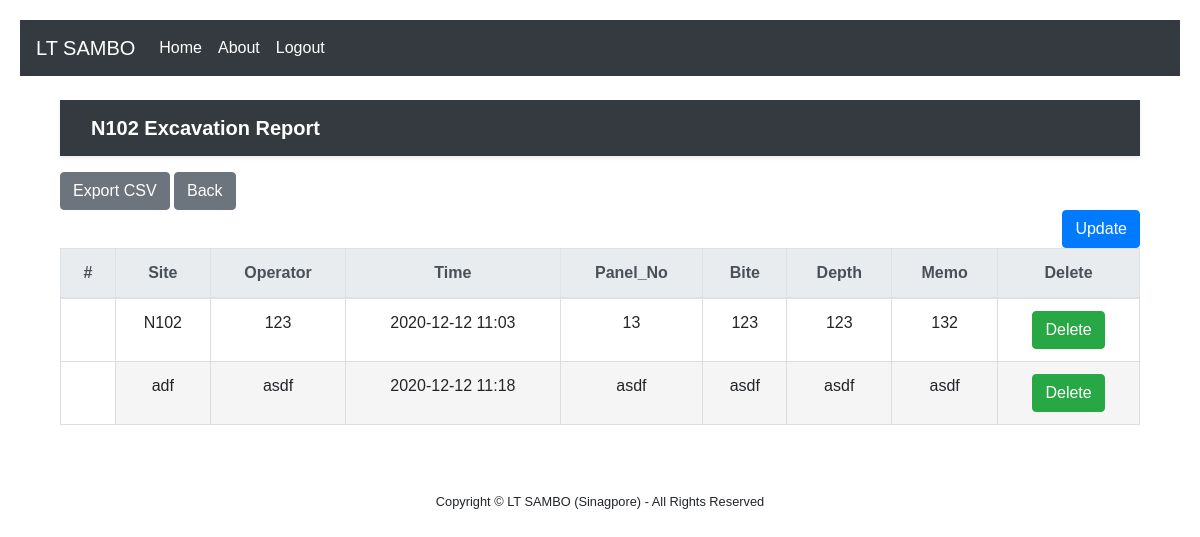
The page /N102/ (signed in) on the database as committed earlier.
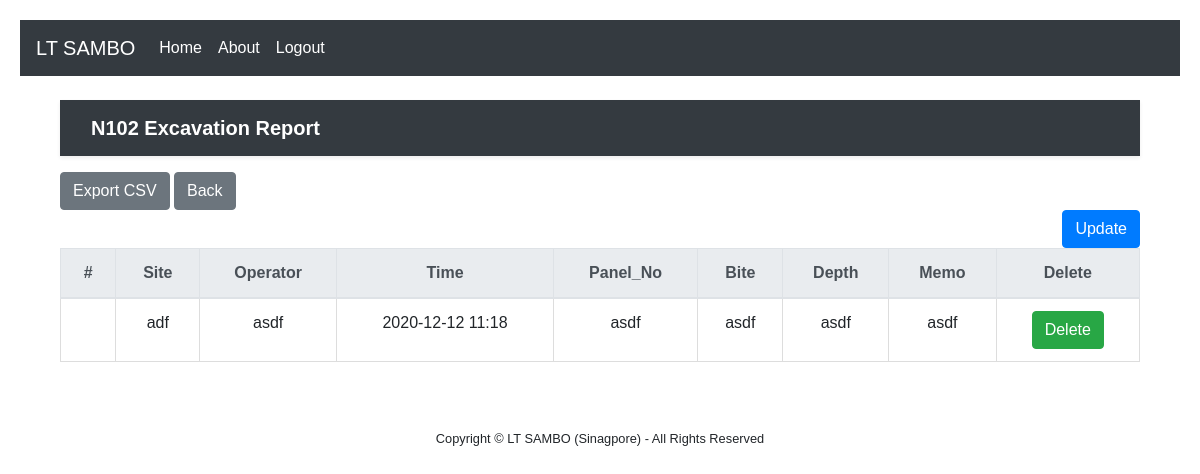
The same page on the database as committed later.
### pages/models.py (models this page shows)
class Board(models.Model):
    Site = models.CharField(max_length=10, null=False)
    Operator = models.CharField(max_length=10, null=False)
    Panel_No = models.CharField(max_length=20, null=False)
    Bite = models.CharField(max_length=20, null=False)
    Depth = models.CharField(max_length=20, null=False)
    Memo = models.CharField(max_length=30, null=False)
    created_date = models.DateTimeField(auto_now_add=True)
    modified_date = models.DateTimeField(auto_now=True)

### pages/views.py (the view)
# urls.py: path('N102/',views.Site_N102, name='N102'),
def Site_N102(request):
    boards = {'boards': Board.objects.all()}
    return render(request, 'N102.html', boards)

### pages/templates/N102.html (shortened to what this page needs)
{% extends 'base.html' %}
{% block content %}
{% if user.is_authenticated %}
{% load static %}
<div class ="container">
<!DOCTYPE html>
<html lang="ko">
<head>
    <link rel="stylesheet" href="{% static 'bootstrap/css/style.css' %}" >
</head>
<body>
<header>
    <div class="navbar navbar-dark bg-dark shadow-sm mb-3">
        <div class="container d-flex justify-content-between">
            <a href="/" class="navbar-brand d-flex align-items-center">
                <strong>N102 Excavation Report</strong>
            </a>
        </div>
    </div>
</header>
<div class="responsive-container">
    <a href="{% url 'export-n102-csv' %}" class="btn btn-secondary">Export CSV</a>
    <a class="btn btn-secondary" href="{% url 'home' %}" role="button">Back</a>
    <div class="row">
        <div class="col-auto mr-auto"></div>
        <div class="col-auto">
            <a class="btn btn-primary" href="/post_n102" role="button">Update</a>
        </div>
    </div>
    <table class="table">
        <thead class="thead-light">
        <tr class="text-center">
            <th scope="col">#</th>
            <th scope="col">Site</th>
            <th scope="col">Operator</th>
            <th scope="col">Time</th>
            <th scope="col">Panel_No</th>
            <th scope="col">Bite</th>
            <th scope="col">Depth</th>
            <th scope="col">Memo</th>
            <th scope="col">Delete</th>
        </tr>
        </thead>
        <tbody>
        {% for board in boards %}
        <tr class="text-center">
            <th scope="row">
            </th>
            <td data-label="Site">
                <span>{{ board.Site }}</span>
            </td>
            <td data-label="Operator">
                <span>{{ board.Operator }}</span>
            </td>
             <td data-label="Time">
                <span>{{ board.created_date | date:"Y-m-d h:i" }}</span>
            </td>
            <td data-label="Panel_No">
                <span>{{ board.Panel_No }}</span>
            </td>
            <td data-label="Bite_No">
                <span>{{ board.Bite }}</span>
            </td>
            <td data-label="Depth">
                <span>{{ board.Depth }}</span>
            </td>
            <td data-label="Memo">
                <span>{{ board.Memo }}</span>
            </td>
            <td>
                <a href="/delete_N102/{{ board.id }}"><span class="btn btn-success"  >Delete</span></a>
            </td>
        </tr>
        {% endfor %}
        </tbody>
    </table>
</div>
</body>
</html>
{% else %}
Login first!
{% endif %}
{% endblock %}

### pages/templates/base.html (shortened to what this page needs)
<!doctype html>
<html lang="en">
{% load static %}
  <head>
    <link rel="stylesheet" href="https://cdn.jsdelivr.net/npm/bootstrap@4.5.3/dist/css/bootstrap.min.css">
  </head>
  <body>
  <nav class="navbar navbar-expand-lg navbar-dark bg-dark">
  <a class="navbar-brand" href="{% url 'home' %}">LT SAMBO</a>
  <div class="collapse navbar-collapse" id="navbarSupportedContent">
    <ul class="navbar-nav mr-auto">
      <li class="nav-item active">
        <a class="nav-link" href="{% url 'home' %}">Home</a>
      </li>
      <li class="nav-item active">
        <a class="nav-link" href="{% url 'about' %}">About</a>
      </li>
     {% if user.is_authenticated %}
       <li class="nav-item active">
        <a class="nav-link" href="{% url 'logout' %}">Logout</a>
       </li>
     {% endif %}
    </ul>
  </div>
</nav>
    <br/>
    <div class="container">
      {% block content %}
      {% endblock %}
     </div>
     <br/><br/>
     <center><small>Copyright &copy; LT SAMBO (Sinagpore) - All Rights Reserved</small></center>
  </body>
</html>

Rows that differ between the two databases and show on the page:
removed Board: Site "N102", Operator "123", created_date "2020-12-12 11:03", Panel_No "13", Bite "123", Depth "123", Memo "132"
